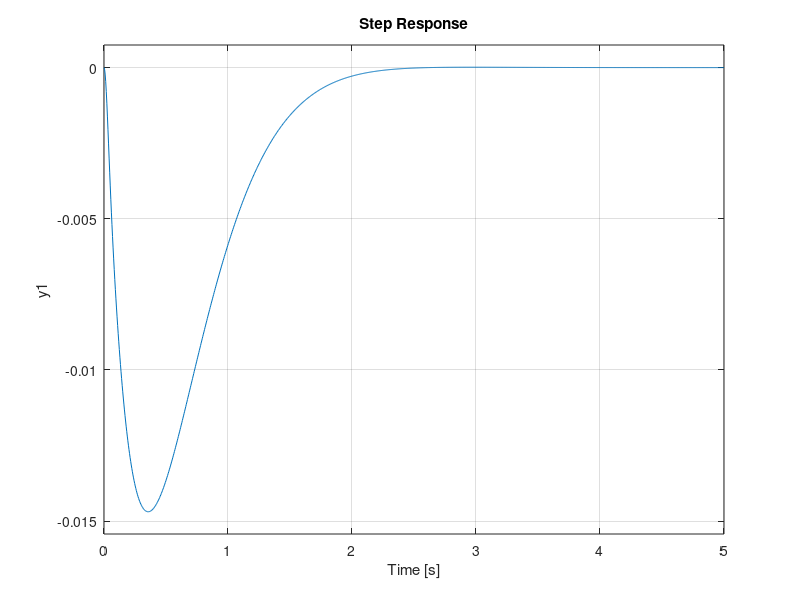

MATLAB code for this plot:
%% Inverted pendulum on a cart - Routh-Hurwitz Control Design
% Model from Exercise 4.4: a pendulum (mass m, inertia I, distance l from the
% pivot to its center of mass) is hinged on a cart of mass M. The input u is
% the horizontal force on the cart, the output theta is the pendulum angle
% from the upward vertical, and mu is the cart friction coefficient.

clear all
close all

M = 0.5;     % cart mass [kg]
m = 0.5;     % pendulum mass [kg]
l = 0.3;     % pivot to pendulum center of mass [m]
I = 0.006;   % pendulum inertia [kg m^2]
mu = 0.1;    % cart friction [N s/m]
g = 9.81;    % gravity [m/s^2]
s = tf('s');

q = (M+m)*(I+m*l^2) - (m*l)^2;
alpha = m*l/q;
a2 = mu*(I+m*l^2)/q;
a1 = (M+m)*m*g*l/q;
a0 = mu*m*g*l/q;
%% 
% The transfer function is
% 
% $$G(s) = \frac{-\alpha s}{s^3 + a_2 s^2 - a_1 s - a_0}$$
% 
% with

[alpha a2 a1 a0]

G = -alpha*s/(s^3 + a2*s^2 - a1*s - a0);
%% PID controller
% Pushing the cart to the right makes the pendulum fall to the left, so the 
% controller has a negative gain. G has a zero at the origin, so we need an 
% integrator (see the root locus design):
% 
% $$C(s) = -K\frac{s^2 + 6s + 8}{s}$$
% 
% The s in the numerator of G cancels the s in the denominator of C, and the 
% characteristic equation is (s^3 + a2 s^2 - a1 s - a0) + alpha K (s^2 + 6s + 8) = 0:
% 
% $$P(s) = s^3 + (a_2 + \alpha K)s^2 + (6\alpha K - a_1)s + (8\alpha K - a_0)$$
% 
% Routh table:
% 
%   s^3 | 1                                   6 alpha K - a1
%   s^2 | a2 + alpha K                        8 alpha K - a0
%   s^1 | c11 = ((a2 + alpha K)(6 alpha K - a1) - (8 alpha K - a0))/(a2 + alpha K)
%   s^0 | c21 = 8 alpha K - a0
% 
% For K > 0 the first entry of the s^2 row is positive. We need:
% 
% - c21 > 0, i.e., K > a0/(8 alpha)
% - c11 > 0, i.e., the numerator 
% 6 alpha^2 K^2 + (6 a2 alpha - a1 alpha - 8 alpha) K + (a0 - a1 a2) > 0

K_c21 = a0/(8*alpha)
K_c11 = max(roots([6*alpha^2, 6*a2*alpha - a1*alpha - 8*alpha, a0 - a1*a2]))
%% 
% So the closed loop is stable for K > 1.87. (The pole at -100 that we add 
% in the demo to make C proper changes this limit slightly.) We choose K = 10:

K = 10;
C = -K*(s^2 + 6*s + 8)/s/(s/100+1);
pole(minreal(C*G/(1+C*G)))
%% 
% Response of theta to a 1 N push on the cart:

step(minreal(G/(1+C*G)), 5);
%% 
% To try this controller in IPC_Realtime_Demo, type this in its C(s) box
% 
%   -10*(6 + s + 8/s)/(s/100+1)

[numC, denC] = tfdata(C, 'v')
